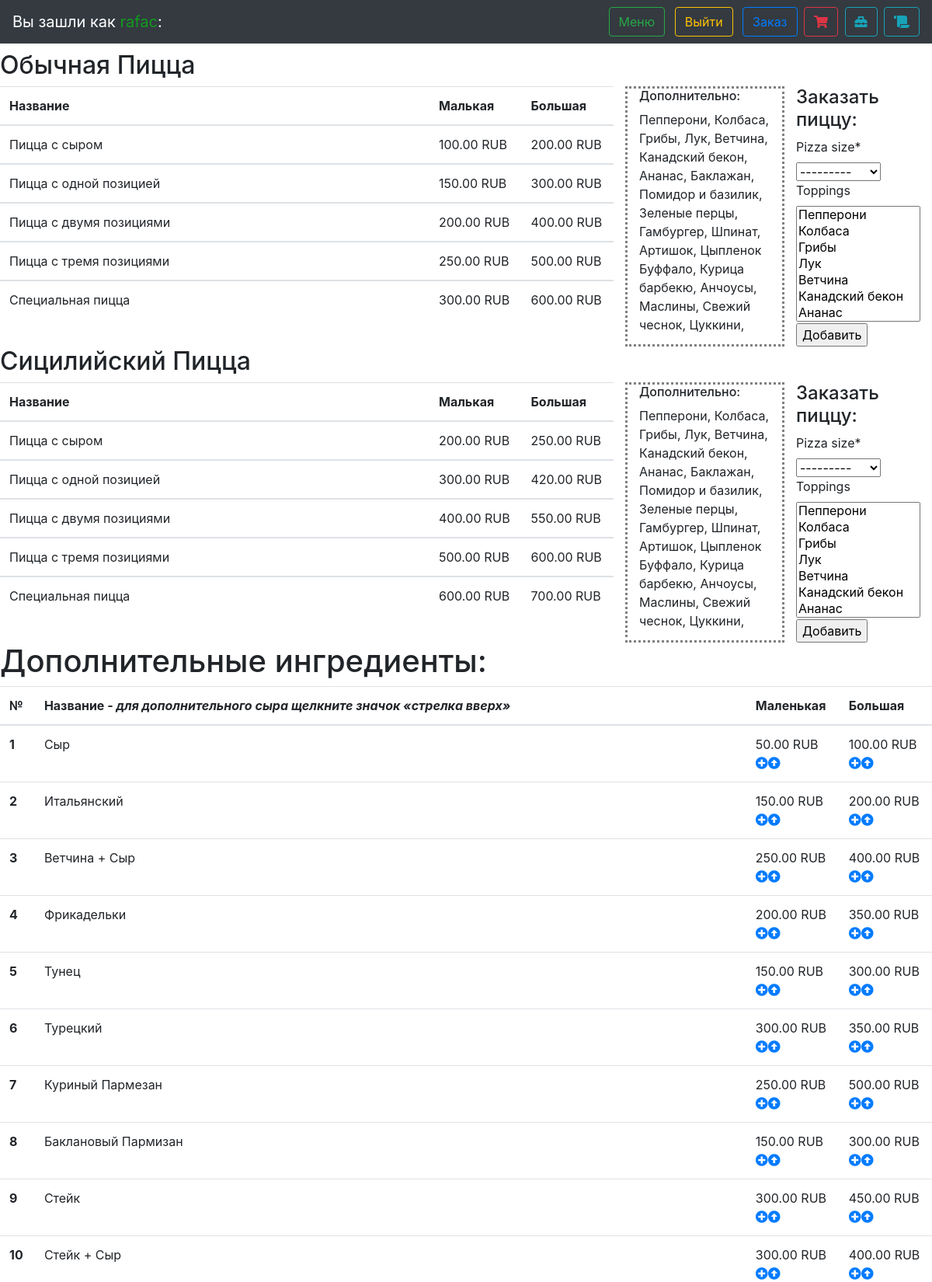
Screenshot of /menu (signed in, upper part) with the database file from the repository.
### orders/models.py (models this page shows, shortened)
class PizzaType(models.Model):
    name = models.CharField(max_length=60, unique=True)
    price_sm_0 = models.DecimalField(max_digits=6, decimal_places=2, null=True)
    price_sm_1 = models.DecimalField(max_digits=6, decimal_places=2, null=True)
    price_sm_2 = models.DecimalField(max_digits=6, decimal_places=2, null=True)
    price_sm_3 = models.DecimalField(max_digits=6, decimal_places=2, null=True)
    price_sm_4 = models.DecimalField(max_digits=6, decimal_places=2, null=True)
    price_lg_0 = models.DecimalField(max_digits=6, decimal_places=2, null=True)
    price_lg_1 = models.DecimalField(max_digits=6, decimal_places=2, null=True)
    price_lg_2 = models.DecimalField(max_digits=6, decimal_places=2, null=True)
    price_lg_3 = models.DecimalField(max_digits=6, decimal_places=2, null=True)
    price_lg_4 = models.DecimalField(max_digits=6, decimal_places=2, null=True)
    def __str__(self):
        return self.name

class PizzaTopping(models.Model):
    name = models.CharField(max_length=60, unique=True)
    def __str__(self):
        return self.name

class SubType(models.Model):
    name = models.CharField(max_length=60, unique=True)
    small_price = models.DecimalField(max_digits=6, decimal_places=2, null=True, blank=True)
    large_price = models.DecimalField(max_digits=6, decimal_places=2)
    only_big_size = models.BooleanField(editable=False, default=False)
    def __str__(self):
        return self.name

### orders/views.py (the view, shortened to what this page needs)
# urls.py: path("menu", menu_view, name="menu_view"),
@login_required()
def menu_view(request):
    form_pizza = PizzaAddForm(request.POST or None)
    context = {}
    context.update({"Sub": SubType.objects.all()})
    context.update({"Pasta": PastaType.objects.all()})
    context.update({"Salad": SaladType.objects.all()})
    context.update({"Platter": PlatterType.objects.all()})
    context.update({"Pizza": PizzaType.objects.all()})
    context.update({"PizzaToppings": PizzaTopping.objects.all()})
    context.update({"form_pizza": form_pizza})
    return render(request, 'orders/menu.html', context)

### orders/forms.py
class PizzaAddForm(forms.ModelForm):
    class Meta:
        model = Pizza
        fields = (
            'pizza_size',
            'toppings',
        )
    def __init__(self, *args, **kwargs):
        super().__init__(*args, **kwargs)
        self.fields['toppings'].widget.attrs.update({'size': '7'})
        self.fields['toppings'].widget.attrs['style'] = 'width: 10em;'

### orders/models.py (called while the page is built)
    def __str__(self):
        return self.name

    def __str__(self):
        return self.name

    def __str__(self):
        return self.name

### orders/templates/orders/menu.html (shortened to what this page needs)
{% extends "layout.html" %}
{% load crispy_forms_tags %}
{% block body %}
    {% for item_menu in Pizza %}
        <h2>{{ item_menu }} Пицца</h2>
        <div class="row">
            <div class="col-8">
                <table class="table table-hover">
                    <thead>
                    <tr>
                        <th scope="col" width="70%">Название</th>
                        <th scope="col" width="15%">Малькая</th>
                        <th scope="col" width="15%">Большая</th>
                    </tr>
                    </thead>
                    <tbody>
                    <tr>
                        <td>Пицца с сыром</td>
                        <td>{{ item_menu.price_sm_0 }} RUB</td>
                        <td>{{ item_menu.price_lg_0 }} RUB</td>
                    </tr>
                    </tbody>
                    <tbody>
                    <tr>
                        <td>Пицца с одной позицией</td>
                        <td>{{ item_menu.price_sm_1 }} RUB</td>
                        <td>{{ item_menu.price_lg_1 }} RUB</td>
                    </tr>
                    </tbody>
                    <tbody>
                    <tr>
                        <td>Пицца с двумя позициями</td>
                        <td>{{ item_menu.price_sm_2 }} RUB</td>
                        <td>{{ item_menu.price_lg_2 }} RUB</td>
                    </tr>
                    </tbody>
                    <tbody>
                    <tr>
                        <td>Пицца с тремя позициями</td>
                        <td>{{ item_menu.price_sm_3 }} RUB</td>
                        <td>{{ item_menu.price_lg_3 }} RUB</td>
                    </tr>
                    </tbody>
                    <tbody>
                    <tr>
                        <td>Специальная пицца</td>
                        <td>{{ item_menu.price_sm_4 }} RUB</td>
                        <td>{{ item_menu.price_lg_4 }} RUB</td>
                    </tr>
                    </tbody>
                </table>
            </div>
            <div class="col-2" style="border: grey dotted">
                <h6>Дополнительно: </h6>
                {% for topping in PizzaToppings %}
                    {{ topping }},
                {% endfor %}
            </div>
            <div class="col-2">
                <h4> Заказать пиццу:</h4>
                <form method="POST">
                    {{ form_pizza | crispy }}
                    <input type="submit" value="Добавить"/>
                </form>
            </div>
        </div>
    {% endfor %}
    <h1>Дополнительные ингредиенты:</h1>
    <table class="table table-hover">
        <thead>
        <tr>
            <th scope="col" width="2%">№</th>
            <th scope="col" width="78%">Название - <i>для дополнительного сыра щелкните значок «стрелка вверх»</i></th>
            <th scope="col" width="10%">Маленькая</th>
            <th scope="col" width="10%">Большая</th>
        </tr>
        </thead>
        <tbody>
        {% for item_menu in Sub %}
            <tr>
                <th scope="row">{{ forloop.counter }}</th>
                <td>{{ item_menu }}</td>
                {% if item_menu.only_big_size == 0 %}
                    <td>{{ item_menu.small_price }} RUB <a href="/add/sub/{{ item_menu.id }}/small/0"><i class="fas fa-plus-circle"></i></a><a href="/add/sub/{{ item_menu.id }}/small/1"><i
                            class="fas fa-arrow-alt-circle-up"></i></a></td>
                    <td>{{ item_menu.large_price }} RUB <a href="/add/sub/{{ item_menu.id }}/large/0"><i class="fas fa-plus-circle"></i></a><a href="/add/sub/{{ item_menu.id }}/large/1"><i
                            class="fas fa-arrow-alt-circle-up"></i></a></td>
                {% else %}
                    <td></td>
                    <td>{{ item_menu.large_price }} RUB <a href="/add/sub/{{ item_menu.id }}/large/0"><i class="fas fa-plus-circle"></i></a><a href="/add/sub/{{ item_menu.id }}/large/1"><i
                            class="fas fa-arrow-alt-circle-up"></i></a></td>
                {% endif %}
            </tr>
        {% endfor %}
        </tbody>
    </table>
{% endblock %}

### orders/templates/layout.html (shortened to what this page needs)
<!DOCTYPE html>
<html>
{% load pwa %}
{% load static %}
<head>
    <link rel="stylesheet" href="https://maxcdn.bootstrapcdn.com/bootstrap/4.0.0-beta.3/css/bootstrap.min.css">
    <link rel="stylesheet" type="text/css"
          href="https://maxcdn.bootstrapcdn.com/font-awesome/4.7.0/css/font-awesome.min.css">
    <link rel="stylesheet" href="https://use.fontawesome.com/releases/v5.5.0/css/all.css">
</head>
<body>
{% if user.is_authenticated %}
    <div class="navbar sticky-top navbar-dark bg-dark">
        <div class="navbar-brand"> Вы зашли как <span style='color: #119c1e;'>{{ user.get_username }}</span>:</div>
        <div>
            <a href="{% url "menu_view" %}">
                <button class="btn btn-outline-success mx-1 my-xl-0 my-2">Меню</button>
            </a>
            <a href="{% url "logout_view" %}">
                <button class="btn btn-outline-warning mx-1 my-xl-0 my-2" type="button">Выйти</button>
            </a>
            <a href="{% url "user_orders_view" %}">
                <button class="btn btn-outline-primary ml-1 my-xl-0 my-2" type="button" title="All orders">Заказ</i>
                </button>
            </a>
            <a href="{% url "cart_view" %}">
                <button class="btn btn-outline-danger ml-1 my-xl-0 my-2" type="button" title="Look at your cart"><i class="fa fa-shopping-cart"></i>
                </button>
            </a>
            {% if request.user.is_staff %}
                <a href="/admin">
                    <button class="btn btn-outline-info ml-1 my-xl-0 my-2" type="button" title="Admin panel"><i class="fa fa-toolbox"></i>
                    </button>
                </a>
                <a href="{% url "all_orders_view" %}">
                    <button class="btn btn-outline-info ml-1 my-xl-0 my-2" type="button" title="All orders from users"><i class="fa fa-scroll"></i>
                    </button>
                </a>
            {% endif %}
        </div>
    </div>
{% endif %}
<div class="mt-2 col-md-12"></div>
{% block body %}{% endblock %}
</body>
</html>

### rows the page displays
PizzaType: name "Обычная", price_sm_0 "100.00", price_lg_0 "200.00", price_sm_1 "150.00", price_lg_1 "300.00", price_sm_2 "200.00", price_lg_2 "400.00", price_sm_3 "250.00", price_lg_3 "500.00", price_sm_4 "300.00", price_lg_4 "600.00"
PizzaTopping: name "Пепперони"
PizzaTopping: name "Колбаса"
PizzaTopping: name "Грибы"
PizzaTopping: name "Лук"
PizzaTopping: name "Ветчина"
PizzaTopping: name "Канадский бекон"
PizzaTopping: name "Ананас"
PizzaTopping: name "Баклажан"
PizzaTopping: name "Помидор и базилик"
PizzaTopping: name "Зеленые перцы"
PizzaTopping: name "Гамбургер"
PizzaTopping: name "Шпинат"
PizzaTopping: name "Артишок"
PizzaTopping: name "Цыпленок Буффало"
PizzaTopping: name "Курица барбекю"
PizzaTopping: name "Анчоусы"
PizzaTopping: name "Маслины"
PizzaTopping: name "Свежий чеснок"
PizzaTopping: name "Цуккини"
PizzaType: name "Сицилийский", price_sm_0 "200.00", price_lg_0 "250.00", price_sm_1 "300.00", price_lg_1 "420.00", price_sm_2 "400.00", price_lg_2 "550.00", price_sm_3 "500.00", price_lg_3 "600.00", price_sm_4 "600.00", price_lg_4 "700.00"
SubType: name "Сыр", small_price "50.00", large_price "100.00"
SubType: name "Итальянский", small_price "150.00", large_price "200.00"
SubType: name "Ветчина + Сыр", small_price "250.00", large_price "400.00"
SubType: name "Фрикадельки", small_price "200.00", large_price "350.00"
SubType: name "Тунец", small_price "150.00", large_price "300.00"
SubType: name "Турецкий", small_price "300.00", large_price "350.00"
SubType: name "Куриный Пармезан", small_price "250.00", large_price "500.00"
SubType: name "Баклановый Пармизан", small_price "150.00", large_price "300.00"
SubType: name "Стейк", small_price "300.00", large_price "450.00"
SubType: name "Стейк + Сыр", small_price "300.00", large_price "400.00"

### other values shown
{{ user.get_username }} "rafac"
